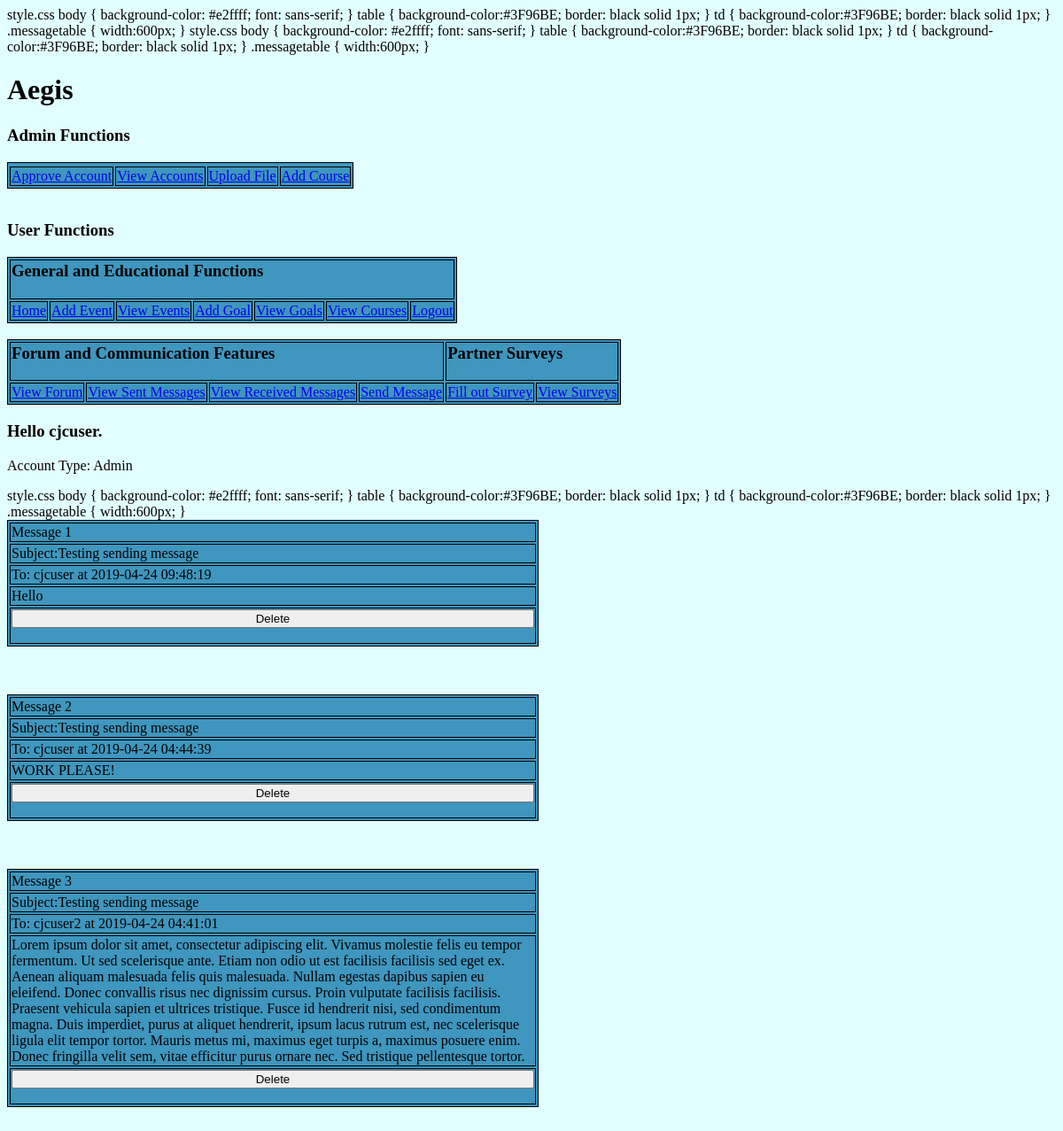
Screenshot of /Aegis/viewsentmessages.php (signed in) with the database file from the repository.
### tables this page shows
CREATE TABLE IF NOT EXISTS `SentMessages` (
`ID` int(32) NOT NULL,
  `Sender` varchar(32) NOT NULL,
  `Receiver` varchar(32) NOT NULL,
  `Subject` varchar(32) NOT NULL,
  `MessageText` text NOT NULL,
  `MessageDate` date NOT NULL,
  `MessageTime` time NOT NULL
);

### Aegis/userauth.php (called while the page is built, shortened)
<?php
require("sessionstart.php");
?>

### Aegis/pagenumber.php (called while the page is built, shortened)
<?php
require("sessionstart.php");
$offset=0;
?>

### Aegis/viewsentmessages.php (the view, shortened to what this page needs)
<html>
<head>
  <link rel="stylesheet" type="text/css" href="style.css">
</head>
<body>
  <div id="content">
  <?php
  require("userauth.php");
  include("header.php");
  ?>
  <?php
  $sender=$_SESSION['Username'];
  include("db.php");
  require("pagenumber.php");
  $sel_query = "SELECT * FROM `SentMessages` WHERE Sender='$sender' ORDER BY ID DESC LIMIT 10 OFFSET $offset";
  $result = mysqli_query($conn,$sel_query);
  $index=0;
  while($row = mysqli_fetch_assoc($result))
  {
    print("<table class='messagetable'><tbody>");
    print("<tr><td>Message ".($index+1)."</td></tr><tr><td>Subject:".$row['Subject']."</td></tr>");
    print("<tr><td>To: ".$row['Receiver']." at ".$row['MessageDate']." ".$row['MessageTime']."</td></tr>");
    print("<tr><td>".$row['MessageText']."</td></tr>");
    print("<tr><td><form action='deletesentmessage.php' method='post'>");
    print("<button class='submitbutton' name='ID' style='width:100%; height:100%;' value=".$row['ID'].">Delete</button>");
    print("</form></td></tr>");
    print("</tbody></table>");
    print("<br><br><br>");
    $index++;
  }
  ?>
</div>
</body>
</html>

### Aegis/sessionstart.php (shortened to what this page needs)
style.css
body
{
  background-color: #e2ffff;
  font: sans-serif;
}
table
{
  background-color:#3F96BE;
  border: black solid 1px;
}
td
{
  background-color:#3F96BE;
  border: black solid 1px;
}
.messagetable
{
  width:600px;
}

### Aegis/header.php (shortened to what this page needs)
<?php require("sessionstart.php");?>
<html>
<head>
<link rel="stylesheet" type="text/css" href="style.css">
</head>
<body>
<h1>Aegis</h1>
<?php
if(isset($_SESSION["Usertype"])&&$_SESSION["Usertype"]=="Admin")
{
  print("
  <table><tbody>
  <tr><h3>Admin Functions</h3></tr>
  <tr>
  <td><a href='approveaccount.php'>Approve Account</a></td>
  <td><a href='viewaccounts.php'>View Accounts</a></td>
  <td><a href='fileuploadform.php'>Upload File</a></td>
  <td><a href='addcourse.php'>Add Course</a></td>
  </tr></tbody></table>
    ");
  print("<br>");
}
?>
<h3>User Functions</h3>
<table><tbody>
<tr>
<?php
if(isset($_SESSION["Username"]))
{
  print("<td colspan='7'><h3>General and Educational Functions</h3></td>");
}
else
{
  print("<td colspan='8'><h3>General and Educational Functions</h3></td>");
}
?>
</tr>
<tr>
<td><a href="index.php">Home</a></td>
<td><a href="addevent.php">Add Event</a></td>
<td><a href="viewevents.php">View Events</a></td>
<td><a href="addgoal.php">Add Goal</a></td>
<td><a href="viewgoals.php">View Goals</a></td>
<td><a href="viewcourses.php">View Courses</a></td>
<?php
if(isset($_SESSION["Username"]))
{
  print("<td><a href='logout.php'>Logout</a></td>");
}
else
{
  print("<td><a href='createaccount.php'>Create Account</a></td>");
  print("<td><a href='login.php'>Login</a></td>");
}
?>
</tr>
</tbody></table>
<br>
<table><tbody>
<tr>
<td colspan="4"><h3>Forum and Communication Features</h3></td>
<?php
if(isset($_SESSION["Username"])&&isset($_SESSION["Usertype"]))
{
  if($_SESSION["Usertype"]=="PartnerEmployee"||$_SESSION["Usertype"]=="Jobcoach"||$_SESSION["Usertype"]=="Admin")
  {
    print("<td colspan='2'><h3>Partner Surveys</h3></td>");
  }
}
?>
</tr>
<tr>
<td><a href="forum.php">View Forum</a></td>
<td><a href="viewsentmessages.php">View Sent Messages</a></td>
<td><a href="viewreceivedmessages.php">View Received Messages</a></td>
<td><a href="sendmessage.php">Send Message</a></td>
<?php
if(isset($_SESSION["Username"])&&isset($_SESSION["Usertype"]))
{
  if($_SESSION["Usertype"]=="PartnerEmployee"||$_SESSION["Usertype"]=="Jobcoach"||$_SESSION["Usertype"]=="Admin")
  {
    print("<td><a href='survey.php'>Fill out Survey</a></td>
    <td><a href='viewsurveys.php'>View Surveys</a></td>");
  }
}
?>
</tbody></table>
<?php
if(isset($_SESSION["Username"]))
{
  print("<h3>Hello ".$_SESSION["Username"].".</h3>");
  print("<p>Account Type: ".$_SESSION["Usertype"]."</p>");
}
else
{
  print("<h3>Hello Guest.</h3>");
  print("<h3>Log In to access all features.</h3>");
}
?>
</body>
</html>

### style.css (style rules this page uses)
body { background-color: #e2ffff; font: sans-serif; }
table { background-color:#3F96BE; border: black solid 1px; }
td { background-color:#3F96BE; border: black solid 1px; }
.messagetable { width:600px; }

### rows the page displays
sentmessages: Subject "Testing sending message", Receiver "cjcuser", MessageDate "2019-04-24", MessageTime "09:48:19", MessageText "Hello", $row['ID'] 6 (drawn)
sentmessages: Subject "Testing sending message", Receiver "cjcuser", MessageDate "2019-04-24", MessageTime "04:44:39", MessageText "WORK PLEASE!", $row['ID'] 5 (drawn)
sentmessages: Subject "Testing sending message", Receiver "cjcuser2", MessageDate "2019-04-24", MessageTime "04:41:01", MessageText "Lorem ipsum dolor sit amet, consectetur adipiscing elit. Vivamus molestie felis eu tempor fermentum. Ut sed scelerisque ante. Etiam non odio ut est facilisis facilisis sed eget ex. Aenean aliquam malesuada felis quis malesuada. Nullam egestas dapibus sapien eu eleifend. Donec convallis risus nec dignissim cursus. Proin vulputate facilisis facilisis. Praesent vehicula sapien et ultrices tristique. Fusce id hendrerit nisi, sed condimentum magna. Duis imperdiet, purus at aliquet hendrerit, ipsum lacus rutrum est, nec scelerisque ligula elit tempor tortor. Mauris metus mi, maximus eget turpis a, maximus posuere enim. Donec fringilla velit sem, vitae efficitur purus ornare nec. Sed tristique…", $row['ID'] 4 (drawn)

### other values shown
$_SESSION["Username"] "cjcuser"
$_SESSION["Usertype"] "Admin"
